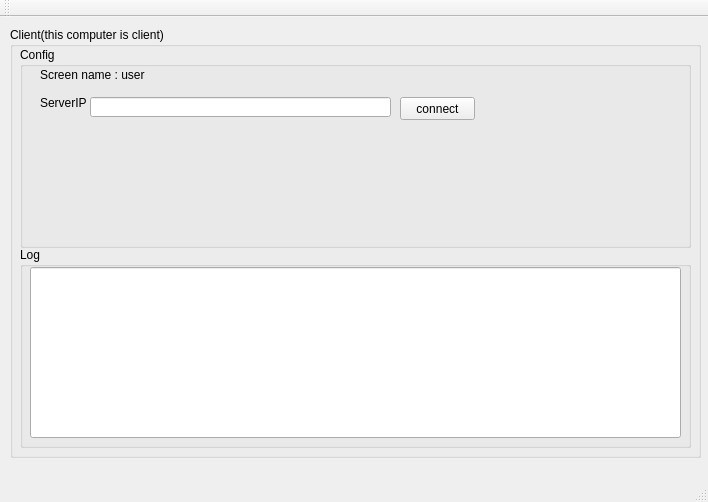
<?xml version="1.0" encoding="UTF-8"?>
<ui version="4.0">
 <class>clientMain</class>
 <widget class="QMainWindow" name="clientMain">
  <property name="geometry">
   <rect>
    <x>0</x>
    <y>0</y>
    <width>708</width>
    <height>502</height>
   </rect>
  </property>
  <property name="windowTitle">
   <string>clientMain</string>
  </property>
  <widget class="QWidget" name="centralWidget">
   <widget class="QGroupBox" name="groupBox">
    <property name="geometry">
     <rect>
      <x>10</x>
      <y>10</y>
      <width>691</width>
      <height>431</height>
     </rect>
    </property>
    <property name="title">
     <string>Client(this computer is client)</string>
    </property>
    <widget class="QLabel" name="label">
     <property name="geometry">
      <rect>
       <x>30</x>
       <y>40</y>
       <width>381</width>
       <height>16</height>
      </rect>
     </property>
     <property name="text">
      <string>Screen name : user</string>
     </property>
    </widget>
    <widget class="QGroupBox" name="groupBox_2">
     <property name="geometry">
      <rect>
       <x>10</x>
       <y>220</y>
       <width>671</width>
       <height>201</height>
      </rect>
     </property>
     <property name="title">
      <string>Log</string>
     </property>
     <widget class="QLineEdit" name="lineEdit">
      <property name="geometry">
       <rect>
        <x>10</x>
        <y>20</y>
        <width>651</width>
        <height>171</height>
       </rect>
      </property>
     </widget>
    </widget>
    <widget class="QGroupBox" name="groupBox_3">
     <property name="geometry">
      <rect>
       <x>10</x>
       <y>20</y>
       <width>671</width>
       <height>201</height>
      </rect>
     </property>
     <property name="title">
      <string>Config</string>
     </property>
     <widget class="QPushButton" name="pushButton">
      <property name="geometry">
       <rect>
        <x>380</x>
        <y>50</y>
        <width>75</width>
        <height>23</height>
       </rect>
      </property>
      <property name="text">
       <string>connect</string>
      </property>
     </widget>
     <widget class="QLabel" name="label_2">
      <property name="geometry">
       <rect>
        <x>20</x>
        <y>50</y>
        <width>56</width>
        <height>12</height>
       </rect>
      </property>
      <property name="text">
       <string>ServerIP</string>
      </property>
     </widget>
     <widget class="QLineEdit" name="lineEdit_2">
      <property name="geometry">
       <rect>
        <x>70</x>
        <y>50</y>
        <width>301</width>
        <height>20</height>
       </rect>
      </property>
     </widget>
    </widget>
    <zorder>groupBox_3</zorder>
    <zorder>label</zorder>
    <zorder>groupBox_2</zorder>
   </widget>
  </widget>
  <widget class="QMenuBar" name="menuBar">
   <property name="geometry">
    <rect>
     <x>0</x>
     <y>0</y>
     <width>708</width>
     <height>21</height>
    </rect>
   </property>
  </widget>
  <widget class="QToolBar" name="mainToolBar">
   <attribute name="toolBarArea">
    <enum>TopToolBarArea</enum>
   </attribute>
   <attribute name="toolBarBreak">
    <bool>false</bool>
   </attribute>
  </widget>
  <widget class="QStatusBar" name="statusBar"/>
 </widget>
 <layoutdefault spacing="6" margin="11"/>
 <resources/>
 <connections/>
</ui>
